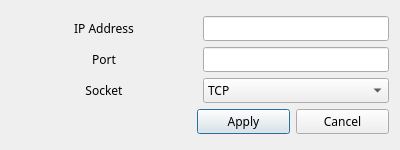
<?xml version="1.0" encoding="UTF-8"?>
<ui version="4.0">
 <class>SocketSettingsDialog</class>
 <widget class="QDialog" name="SocketSettingsDialog">
  <property name="enabled">
   <bool>true</bool>
  </property>
  <property name="geometry">
   <rect>
    <x>0</x>
    <y>0</y>
    <width>400</width>
    <height>150</height>
   </rect>
  </property>
  <property name="sizePolicy">
   <sizepolicy hsizetype="Fixed" vsizetype="Preferred">
    <horstretch>0</horstretch>
    <verstretch>0</verstretch>
   </sizepolicy>
  </property>
  <property name="font">
   <font>
    <family>メイリオ</family>
   </font>
  </property>
  <property name="windowTitle">
   <string>TCP/IP</string>
  </property>
  <layout class="QVBoxLayout" name="verticalLayout_2">
   <item>
    <layout class="QVBoxLayout" name="verticalLayout">
     <item>
      <layout class="QHBoxLayout" name="horizontalLayout_2" stretch="1,1">
       <item>
        <widget class="QLabel" name="label">
         <property name="font">
          <font>
           <family>メイリオ</family>
           <pointsize>9</pointsize>
          </font>
         </property>
         <property name="frameShape">
          <enum>QFrame::Shape::NoFrame</enum>
         </property>
         <property name="frameShadow">
          <enum>QFrame::Shadow::Plain</enum>
         </property>
         <property name="lineWidth">
          <number>1</number>
         </property>
         <property name="midLineWidth">
          <number>0</number>
         </property>
         <property name="text">
          <string>IP Address</string>
         </property>
         <property name="alignment">
          <set>Qt::AlignmentFlag::AlignCenter</set>
         </property>
        </widget>
       </item>
       <item>
        <widget class="QLineEdit" name="addr_line_edit"/>
       </item>
      </layout>
     </item>
     <item>
      <layout class="QHBoxLayout" name="horizontalLayout" stretch="1,1">
       <item>
        <widget class="QLabel" name="label_2">
         <property name="font">
          <font>
           <family>メイリオ</family>
           <pointsize>9</pointsize>
          </font>
         </property>
         <property name="text">
          <string>Port</string>
         </property>
         <property name="alignment">
          <set>Qt::AlignmentFlag::AlignCenter</set>
         </property>
        </widget>
       </item>
       <item>
        <widget class="QLineEdit" name="port_line_edit"/>
       </item>
      </layout>
     </item>
     <item>
      <layout class="QHBoxLayout" name="horizontalLayout_5" stretch="1,1">
       <item>
        <widget class="QLabel" name="label_3">
         <property name="font">
          <font>
           <family>メイリオ</family>
           <pointsize>9</pointsize>
          </font>
         </property>
         <property name="frameShape">
          <enum>QFrame::Shape::NoFrame</enum>
         </property>
         <property name="frameShadow">
          <enum>QFrame::Shadow::Plain</enum>
         </property>
         <property name="lineWidth">
          <number>1</number>
         </property>
         <property name="midLineWidth">
          <number>0</number>
         </property>
         <property name="text">
          <string>Socket</string>
         </property>
         <property name="alignment">
          <set>Qt::AlignmentFlag::AlignCenter</set>
         </property>
        </widget>
       </item>
       <item>
        <widget class="QComboBox" name="socket_type_combo_box">
         <item>
          <property name="text">
           <string>TCP</string>
          </property>
         </item>
         <item>
          <property name="text">
           <string>UDP</string>
          </property>
         </item>
        </widget>
       </item>
      </layout>
     </item>
     <item>
      <layout class="QHBoxLayout" name="horizontalLayout_4">
       <item>
        <layout class="QHBoxLayout" name="horizontalLayout_3" stretch="2,1,1">
         <item>
          <spacer name="horizontalSpacer">
           <property name="orientation">
            <enum>Qt::Orientation::Horizontal</enum>
           </property>
           <property name="sizeHint" stdset="0">
            <size>
             <width>40</width>
             <height>20</height>
            </size>
           </property>
          </spacer>
         </item>
         <item>
          <widget class="QPushButton" name="apply_button">
           <property name="text">
            <string>Apply</string>
           </property>
          </widget>
         </item>
         <item>
          <widget class="QPushButton" name="cancel_button">
           <property name="text">
            <string>Cancel</string>
           </property>
          </widget>
         </item>
        </layout>
       </item>
      </layout>
     </item>
    </layout>
   </item>
  </layout>
 </widget>
 <resources/>
 <connections/>
</ui>
